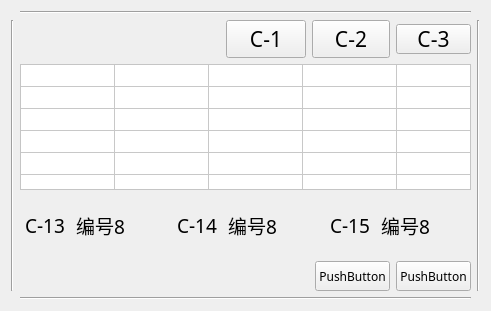
   <widget class="QWidget" name="gridWidget" native="true">
    <property name="geometry">
     <rect>
      <x>1795</x>
      <y>670</y>
      <width>491</width>
      <height>311</height>
     </rect>
    </property>
    <layout class="QGridLayout" name="gridLayout_2">
     <item row="1" column="2">
      <widget class="Line" name="line_21">
       <property name="orientation">
        <enum>Qt::Vertical</enum>
       </property>
      </widget>
     </item>
     <item row="0" column="1">
      <widget class="Line" name="line_22">
       <property name="orientation">
        <enum>Qt::Horizontal</enum>
       </property>
      </widget>
     </item>
     <item row="2" column="1">
      <widget class="Line" name="line_23">
       <property name="orientation">
        <enum>Qt::Horizontal</enum>
       </property>
      </widget>
     </item>
     <item row="1" column="0">
      <widget class="Line" name="line_20">
       <property name="orientation">
        <enum>Qt::Vertical</enum>
       </property>
      </widget>
     </item>
     <item row="1" column="1">
      <layout class="QVBoxLayout" name="verticalLayout">
       <item>
        <layout class="QHBoxLayout" name="horizontalLayout_17">
         <item>
          <spacer name="horizontalSpacer">
           <property name="orientation">
            <enum>Qt::Horizontal</enum>
           </property>
           <property name="sizeHint" stdset="0">
            <size>
             <width>208</width>
             <height>20</height>
            </size>
           </property>
          </spacer>
         </item>
         <item>
          <widget class="QPushButton" name="pushButton">
           <property name="font">
            <font>
             <family>黑体</family>
             <pointsize>16</pointsize>
            </font>
           </property>
           <property name="text">
            <string>C-1</string>
           </property>
          </widget>
         </item>
         <item>
          <widget class="QPushButton" name="pushButton_2">
           <property name="minimumSize">
            <size>
             <width>75</width>
             <height>30</height>
            </size>
           </property>
           <property name="font">
            <font>
             <family>黑体</family>
             <pointsize>16</pointsize>
            </font>
           </property>
           <property name="text">
            <string>C-2</string>
           </property>
          </widget>
         </item>
         <item>
          <widget class="QPushButton" name="pushButton_3">
           <property name="minimumSize">
            <size>
             <width>75</width>
             <height>30</height>
            </size>
           </property>
           <property name="maximumSize">
            <size>
             <width>75</width>
             <height>30</height>
            </size>
           </property>
           <property name="font">
            <font>
             <family>黑体</family>
             <pointsize>16</pointsize>
            </font>
           </property>
           <property name="text">
            <string>C-3</string>
           </property>
          </widget>
         </item>
        </layout>
       </item>
       <item>
        <widget class="QTableWidget" name="tableWidget31">
         <property name="minimumSize">
          <size>
           <width>385</width>
           <height>126</height>
          </size>
         </property>
         <property name="maximumSize">
          <size>
           <width>470</width>
           <height>126</height>
          </size>
         </property>
         <property name="font">
          <font>
           <pointsize>11</pointsize>
          </font>
         </property>
         <property name="styleSheet">
          <string notr="true">gridline-color: rgb(200, 200, 200);
background-color: rgb(255, 255, 255);
</string>
         </property>
         <property name="verticalScrollBarPolicy">
          <enum>Qt::ScrollBarAlwaysOff</enum>
         </property>
         <property name="horizontalScrollBarPolicy">
          <enum>Qt::ScrollBarAlwaysOff</enum>
         </property>
         <property name="dragDropOverwriteMode">
          <bool>true</bool>
         </property>
         <property name="selectionMode">
          <enum>QAbstractItemView::NoSelection</enum>
         </property>
         <property name="textElideMode">
          <enum>Qt::ElideLeft</enum>
         </property>
         <property name="verticalScrollMode">
          <enum>QAbstractItemView::ScrollPerItem</enum>
         </property>
         <property name="horizontalScrollMode">
          <enum>QAbstractItemView::ScrollPerItem</enum>
         </property>
         <property name="rowCount">
          <number>6</number>
         </property>
         <property name="columnCount">
          <number>5</number>
         </property>
         <attribute name="horizontalHeaderVisible">
          <bool>false</bool>
         </attribute>
         <attribute name="horizontalHeaderDefaultSectionSize">
          <number>94</number>
         </attribute>
         <attribute name="horizontalHeaderMinimumSectionSize">
          <number>94</number>
         </attribute>
         <attribute name="horizontalHeaderShowSortIndicator" stdset="0">
          <bool>false</bool>
         </attribute>
         <attribute name="horizontalHeaderStretchLastSection">
          <bool>true</bool>
         </attribute>
         <attribute name="verticalHeaderVisible">
          <bool>false</bool>
         </attribute>
         <attribute name="verticalHeaderDefaultSectionSize">
          <number>21</number>
         </attribute>
         <attribute name="verticalHeaderMinimumSectionSize">
          <number>21</number>
         </attribute>
         <attribute name="verticalHeaderStretchLastSection">
          <bool>true</bool>
         </attribute>
         <row>
          <property name="text">
           <string>新建行</string>
          </property>
          <property name="font">
           <font>
            <family>Agency FB</family>
            <pointsize>11</pointsize>
           </font>
          </property>
         </row>
         <row>
          <property name="text">
           <string>新建行</string>
          </property>
          <property name="font">
           <font>
            <family>Agency FB</family>
            <pointsize>11</pointsize>
           </font>
          </property>
         </row>
         <row>
          <property name="text">
           <string>新建行</string>
          </property>
          <property name="font">
           <font>
            <family>Agency FB</family>
            <pointsize>11</pointsize>
           </font>
          </property>
         </row>
         <row>
          <property name="text">
           <string>新建行</string>
          </property>
          <property name="font">
           <font>
            <family>Agency FB</family>
            <pointsize>11</pointsize>
           </font>
          </property>
         </row>
         <row>
          <property name="text">
           <string>新建行</string>
          </property>
          <property name="font">
           <font>
            <family>Agency FB</family>
            <pointsize>11</pointsize>
           </font>
          </property>
         </row>
         <row/>
         <column>
          <property name="text">
           <string>新建列</string>
          </property>
          <property name="font">
           <font>
            <pointsize>11</pointsize>
           </font>
          </property>
         </column>
         <column>
          <property name="text">
           <string>新建列</string>
          </property>
          <property name="font">
           <font>
            <pointsize>11</pointsize>
           </font>
          </property>
         </column>
         <column>
          <property name="text">
           <string>新建列</string>
          </property>
          <property name="font">
           <font>
            <family>Agency FB</family>
            <pointsize>11</pointsize>
           </font>
          </property>
         </column>
         <column>
          <property name="text">
           <string>新建列</string>
          </property>
          <property name="font">
           <font>
            <family>Agency FB</family>
            <pointsize>11</pointsize>
           </font>
          </property>
         </column>
         <column/>
         <item row="0" column="0">
          <property name="text">
           <string/>
          </property>
          <property name="font">
           <font>
            <pointsize>11</pointsize>
           </font>
          </property>
         </item>
        </widget>
       </item>
       <item>
        <layout class="QHBoxLayout" name="horizontalLayout_16">
         <item>
          <widget class="QLabel" name="label_10">
           <property name="minimumSize">
            <size>
             <width>50</width>
             <height>25</height>
            </size>
           </property>
           <property name="maximumSize">
            <size>
             <width>120</width>
             <height>16777215</height>
            </size>
           </property>
           <property name="font">
            <font>
             <family>黑体</family>
             <pointsize>14</pointsize>
            </font>
           </property>
           <property name="text">
            <string>C-13</string>
           </property>
           <property name="alignment">
            <set>Qt::AlignCenter</set>
           </property>
          </widget>
         </item>
         <item>
          <widget class="QLabel" name="label_12">
           <property name="minimumSize">
            <size>
             <width>50</width>
             <height>0</height>
            </size>
           </property>
           <property name="maximumSize">
            <size>
             <width>120</width>
             <height>16777215</height>
            </size>
           </property>
           <property name="font">
            <font>
             <family>黑体</family>
             <pointsize>14</pointsize>
            </font>
           </property>
           <property name="text">
            <string>编号8</string>
           </property>
           <property name="alignment">
            <set>Qt::AlignLeading|Qt::AlignLeft|Qt::AlignVCenter</set>
           </property>
          </widget>
         </item>
         <item>
          <spacer name="horizontalSpacer_6">
           <property name="orientation">
            <enum>Qt::Horizontal</enum>
           </property>
           <property name="sizeHint" stdset="0">
            <size>
             <width>40</width>
             <height>20</height>
            </size>
           </property>
          </spacer>
         </item>
         <item>
          <widget class="QLabel" name="label_11">
           <property name="minimumSize">
            <size>
             <width>50</width>
             <height>0</height>
            </size>
           </property>
           <property name="maximumSize">
            <size>
             <width>120</width>
             <height>16777215</height>
            </size>
           </property>
           <property name="font">
            <font>
             <family>黑体</family>
             <pointsize>14</pointsize>
            </font>
           </property>
           <property name="text">
            <string>C-14</string>
           </property>
           <property name="alignment">
            <set>Qt::AlignCenter</set>
           </property>
          </widget>
         </item>
         <item>
          <widget class="QLabel" name="label_15">
           <property name="minimumSize">
            <size>
             <width>50</width>
             <height>0</height>
            </size>
           </property>
           <property name="maximumSize">
            <size>
             <width>120</width>
             <height>16777215</height>
            </size>
           </property>
           <property name="font">
            <font>
             <family>黑体</family>
             <pointsize>14</pointsize>
            </font>
           </property>
           <property name="text">
            <string>编号8</string>
           </property>
           <property name="alignment">
            <set>Qt::AlignLeading|Qt::AlignLeft|Qt::AlignVCenter</set>
           </property>
          </widget>
         </item>
         <item>
          <spacer name="horizontalSpacer_7">
           <property name="orientation">
            <enum>Qt::Horizontal</enum>
           </property>
           <property name="sizeHint" stdset="0">
            <size>
             <width>40</width>
             <height>20</height>
            </size>
           </property>
          </spacer>
         </item>
         <item>
          <widget class="QLabel" name="label_14">
           <property name="minimumSize">
            <size>
             <width>50</width>
             <height>0</height>
            </size>
           </property>
           <property name="maximumSize">
            <size>
             <width>120</width>
             <height>16777215</height>
            </size>
           </property>
           <property name="font">
            <font>
             <family>黑体</family>
             <pointsize>14</pointsize>
            </font>
           </property>
           <property name="text">
            <string>C-15</string>
           </property>
           <property name="alignment">
            <set>Qt::AlignCenter</set>
           </property>
          </widget>
         </item>
         <item>
          <widget class="QLabel" name="label_13">
           <property name="minimumSize">
            <size>
             <width>50</width>
             <height>0</height>
            </size>
           </property>
           <property name="maximumSize">
            <size>
             <width>120</width>
             <height>16777215</height>
            </size>
           </property>
           <property name="font">
            <font>
             <family>黑体</family>
             <pointsize>14</pointsize>
            </font>
           </property>
           <property name="text">
            <string>编号8</string>
           </property>
           <property name="alignment">
            <set>Qt::AlignLeading|Qt::AlignLeft|Qt::AlignVCenter</set>
           </property>
          </widget>
         </item>
         <item>
          <spacer name="horizontalSpacer_8">
           <property name="orientation">
            <enum>Qt::Horizontal</enum>
           </property>
           <property name="sizeHint" stdset="0">
            <size>
             <width>40</width>
             <height>20</height>
            </size>
           </property>
          </spacer>
         </item>
        </layout>
       </item>
       <item>
        <layout class="QHBoxLayout" name="horizontalLayout_12">
         <item>
          <spacer name="horizontalSpacer_9">
           <property name="orientation">
            <enum>Qt::Horizontal</enum>
           </property>
           <property name="sizeHint" stdset="0">
            <size>
             <width>40</width>
             <height>20</height>
            </size>
           </property>
          </spacer>
         </item>
         <item>
          <widget class="QPushButton" name="pushButton_7">
           <property name="minimumSize">
            <size>
             <width>75</width>
             <height>30</height>
            </size>
           </property>
           <property name="maximumSize">
            <size>
             <width>75</width>
             <height>30</height>
            </size>
           </property>
           <property name="font">
            <font>
             <family>黑体</family>
            </font>
           </property>
           <property name="text">
            <string>PushButton</string>
           </property>
          </widget>
         </item>
         <item>
          <widget class="QPushButton" name="pushButton_8">
           <property name="minimumSize">
            <size>
             <width>75</width>
             <height>30</height>
            </size>
           </property>
           <property name="maximumSize">
            <size>
             <width>75</width>
             <height>30</height>
            </size>
           </property>
           <property name="font">
            <font>
             <family>黑体</family>
            </font>
           </property>
           <property name="text">
            <string>PushButton</string>
           </property>
          </widget>
         </item>
        </layout>
       </item>
      </layout>
     </item>
    </layout>
   </widget>
